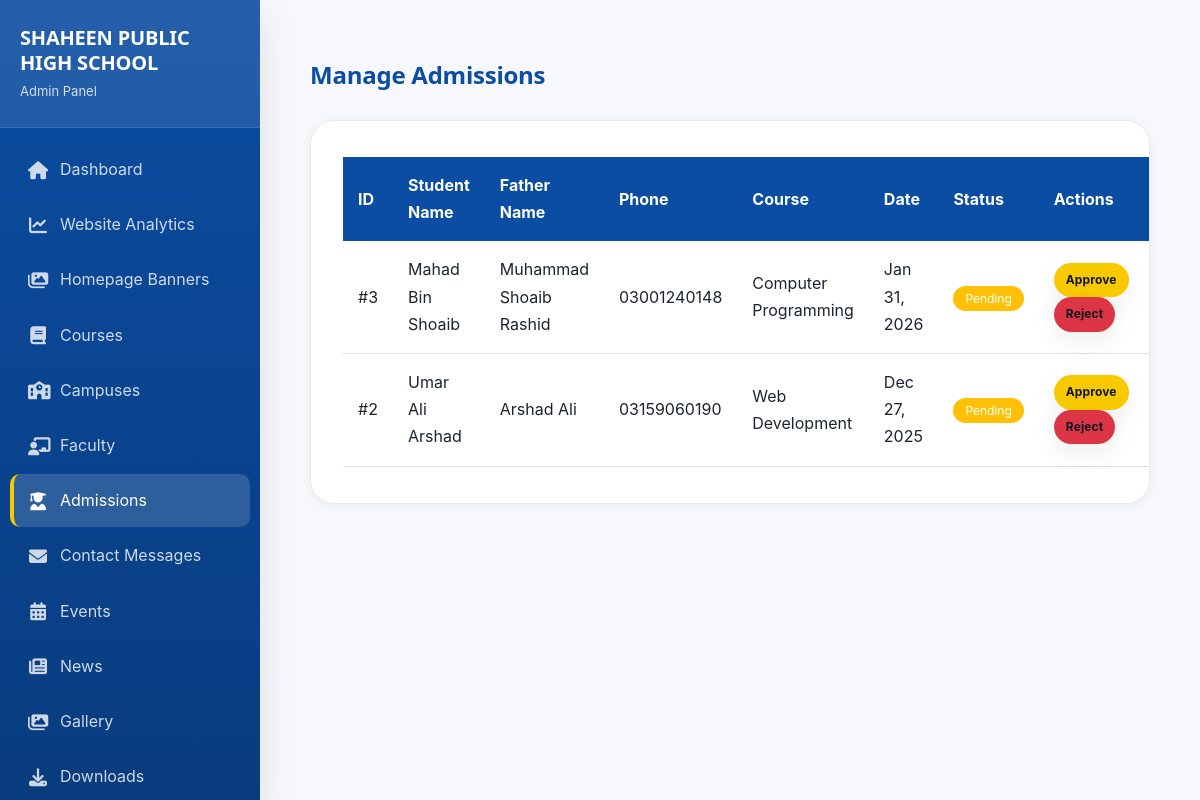
The app's page /AdminCP/manage_admissions.php (signed in) with its own data.
### tables this page shows
CREATE TABLE `admissions` (
  `id` int(11) NOT NULL,
  `student_name` varchar(100) NOT NULL,
  `father_name` varchar(100) NOT NULL,
  `cnic_bform` varchar(20) NOT NULL,
  `phone` varchar(20) NOT NULL,
  `email` varchar(100) DEFAULT NULL,
  `address` text NOT NULL,
  `course_id` varchar(100) NOT NULL,
  `previous_education` varchar(255) DEFAULT NULL,
  `documents` varchar(255) DEFAULT NULL,
  `message` text DEFAULT NULL,
  `status` enum('pending','approved','rejected') DEFAULT 'pending',
  `admin_notes` text DEFAULT NULL,
  `created_at` timestamp NOT NULL DEFAULT current_timestamp(),
  `updated_at` timestamp NOT NULL DEFAULT current_timestamp() ON UPDATE current_timestamp()
);

### AdminCP/manage_admissions.php (the view, shortened to what this page needs)
<?php
require_once '../includes/config.php';
$admissions = mysqli_query($conn, "SELECT * FROM admissions ORDER BY created_at DESC");
?>
<!DOCTYPE html>
<html lang="en">
<head>
    <link rel="stylesheet" href="../css/style.css">
    <link rel="stylesheet" href="https://cdnjs.cloudflare.com/ajax/libs/font-awesome/6.4.0/css/all.min.css">
    <link rel="stylesheet" href="assets/admin.css">
</head>
<body style="background: var(--bg-light);">
<div class="admin-shell">
<?php $active_page = 'manage_admissions.php'; include 'includes/sidebar.php'; ?>
<div class="main-content">
    <div class="container" style="padding: 30px 20px;">
        <div style="display: flex; justify-content: space-between; align-items: center; margin-bottom: 30px; flex-wrap: wrap; gap: 15px;">
            <div class="admin-topbar-left">
                <h1 style="color: var(--primary-color); margin:0;">Manage Admissions</h1>
            </div>
        </div>
        <div class="card" style="overflow-x: auto;">
            <table style="width: 100%; border-collapse: collapse;">
                <thead>
                    <tr style="background: var(--primary-color); color: white;">
                        <th style="padding: 15px; text-align: left;">ID</th>
                        <th style="padding: 15px; text-align: left;">Student Name</th>
                        <th style="padding: 15px; text-align: left;">Father Name</th>
                        <th style="padding: 15px; text-align: left;">Phone</th>
                        <th style="padding: 15px; text-align: left;">Course</th>
                        <th style="padding: 15px; text-align: left;">Date</th>
                        <th style="padding: 15px; text-align: left;">Status</th>
                        <th style="padding: 15px; text-align: left;">Actions</th>
                    </tr>
                </thead>
                <tbody>
                    <?php
                    if ($admissions && mysqli_num_rows($admissions) > 0) {
                        while ($admission = mysqli_fetch_assoc($admissions)) {
                            $status_color = $admission['status'] == 'approved' ? '#28a745' : ($admission['status'] == 'rejected' ? '#dc3545' : '#ffc107');
                            echo '<tr style="border-bottom: 1px solid #e0e0e0;">';
                            echo '<td style="padding: 15px;">#' . $admission['id'] . '</td>';
                            echo '<td style="padding: 15px;">' . htmlspecialchars($admission['student_name']) . '</td>';
                            echo '<td style="padding: 15px;">' . htmlspecialchars($admission['father_name']) . '</td>';
                            echo '<td style="padding: 15px;">' . htmlspecialchars($admission['phone']) . '</td>';
                            echo '<td style="padding: 15px;">' . htmlspecialchars($admission['course_id']) . '</td>';
                            echo '<td style="padding: 15px;">' . date('M d, Y', strtotime($admission['created_at'])) . '</td>';
                            echo '<td style="padding: 15px;"><span style="background: ' . $status_color . '; color: white; padding: 5px 12px; border-radius: 20px; font-size: 12px;">' . ucfirst($admission['status']) . '</span></td>';
                            echo '<td style="padding: 15px;">';
                            if ($admission['status'] == 'pending') {
                                echo '<a href="?action=approve&id=' . $admission['id'] . '" class="btn btn-primary" style="padding: 5px 10px; font-size: 12px; margin-right: 5px;" onclick="return confirm(\'Approve this admission?\')">Approve</a>';
                                echo '<a href="?action=reject&id=' . $admission['id'] . '" class="btn btn-primary" style="padding: 5px 10px; font-size: 12px; background: #dc3545;" onclick="return confirm(\'Reject this admission?\')">Reject</a>';
                            }
                            echo '</td>';
                            echo '</tr>';
                        }
                    } else {
                        echo '<tr><td colspan="8" style="padding: 30px; text-align: center; color: var(--text-light);">No admission applications yet</td></tr>';
                    }
                    ?>
                </tbody>
            </table>
        </div>
    </div>
    </div>
</div>
</body>
</html>

### css/style.css (style rules this page uses)
:root { --primary-color: #0B4DA2; --secondary-color: #FFFFFF; --accent-color: #F9C900; --ink: #10151f; --text-dark: #1c2430; --text-light: #5c6672; --muted: #8892a0; --border-color: #e7e9ee; --bg-light: #f6f8fb; --surface: #ffffff; --primary-dark: #0a3a7a; --primary-dark: color-mix(in srgb, var(--primary-color) 78%, black); --primary-soft: #eaf1fb; --primary-soft: color-mix(in srgb, var(--primary-color) 8%, white); --accent-dark: #d1a900; --accent-dark: color-mix(in srgb, var(--accent-color) 80%, black); --font-display: 'Plus Jakarta Sans', 'Poppins', 'Segoe UI', sans-serif; --font-body: 'Inter', 'Segoe UI', Tahoma, Geneva, Verdana, sans-serif; --radius-sm: 10px; --radius-md: 16px; --radius-lg: 24px; --radius-pill: 999px; --shadow-xs: 0 2px 8px rgba(16, 21, 31, 0.06); --shadow-sm: 0 8px 24px rgba(16, 21, 31, 0.08); --shadow-md: 0 16px 40px rgba(16, 21, 31, 0.10); --shadow-lg: 0 30px 70px rgba(16, 21, 31, 0.14); --shadow: var(--shadow-sm); --shadow-lg-legacy: var(--shadow-md); --container-width: 1240px; --transition: 280ms cubic-bezier(.4,0,.2,1); }
* { margin: 0; padding: 0; box-sizing: border-box; }
html { scroll-behavior: smooth; }
body { font-family: var(--font-body); color: var(--text-dark); line-height: 1.7; overflow-x: hidden; background: var(--surface); -webkit-font-smoothing: antialiased; -moz-osx-font-smoothing: grayscale; }
h1, h2, h3, h4, h5, h6 { font-family: var(--font-display); color: var(--ink); line-height: 1.25; letter-spacing: -0.01em; }
a { text-decoration: none; color: inherit; transition: color var(--transition), background var(--transition), border-color var(--transition), transform var(--transition), box-shadow var(--transition); }
.container { max-width: var(--container-width); margin: 0 auto; padding: 0 24px; }
.btn { display: inline-flex; align-items: center; justify-content: center; gap: 10px; padding: 14px 32px; border-radius: var(--radius-pill); font-weight: 700; font-size: 15px; letter-spacing: .01em; transition: all var(--transition); cursor: pointer; border: 2px solid transparent; }
.btn-primary { background: var(--accent-color); color: var(--ink); box-shadow: var(--shadow-sm); }
.card { background: var(--surface); border-radius: var(--radius-lg); padding: 36px 32px; box-shadow: var(--shadow-xs); transition: all var(--transition); border: 1px solid var(--border-color); }

### AdminCP/assets/admin.css (style rules this page uses)
* { margin: 0; padding: 0; box-sizing: border-box; }
html, body { height: 100%; }
body { background: var(--bg-light, #f5f7fa); font-family: var(--font-body, 'Segoe UI'), Tahoma, Geneva, Verdana, sans-serif; }
.admin-shell { display: grid; grid-template-columns: 260px minmax(0, 1fr); min-height: 100vh; }
.main-content { min-width: 0; padding: 30px; }
.admin-topbar-left { display: flex; align-items: center; gap: 14px; min-width: 0; }
.admin-topbar-left h1 { color: var(--primary-color, #0B4DA2); font-size: 24px; }

### records on screen
admissions: id "3", student_name "Mahad Bin Shoaib", father_name "Muhammad Shoaib Rashid", phone "03001240148", course "Computer Programming", created_at "Jan 31, 2026", status "Pending"
admissions: id "2", student_name "Umar Ali Arshad", father_name "Arshad Ali", phone "03159060190", course "Web Development", created_at "Dec 27, 2025", status "Pending"

### other values on screen
SITE_NAME "SHAHEEN PUBLIC HIGH SCHOOL"
$label "Dashboard"
$label "Website Analytics"
$label "Homepage Banners"
$label "Courses"
$label "Campuses"
$label "Faculty"
$label "Admissions"
$label "Contact Messages"
$label "Events"
$label "News"
$label "Gallery"
$label "Downloads"
